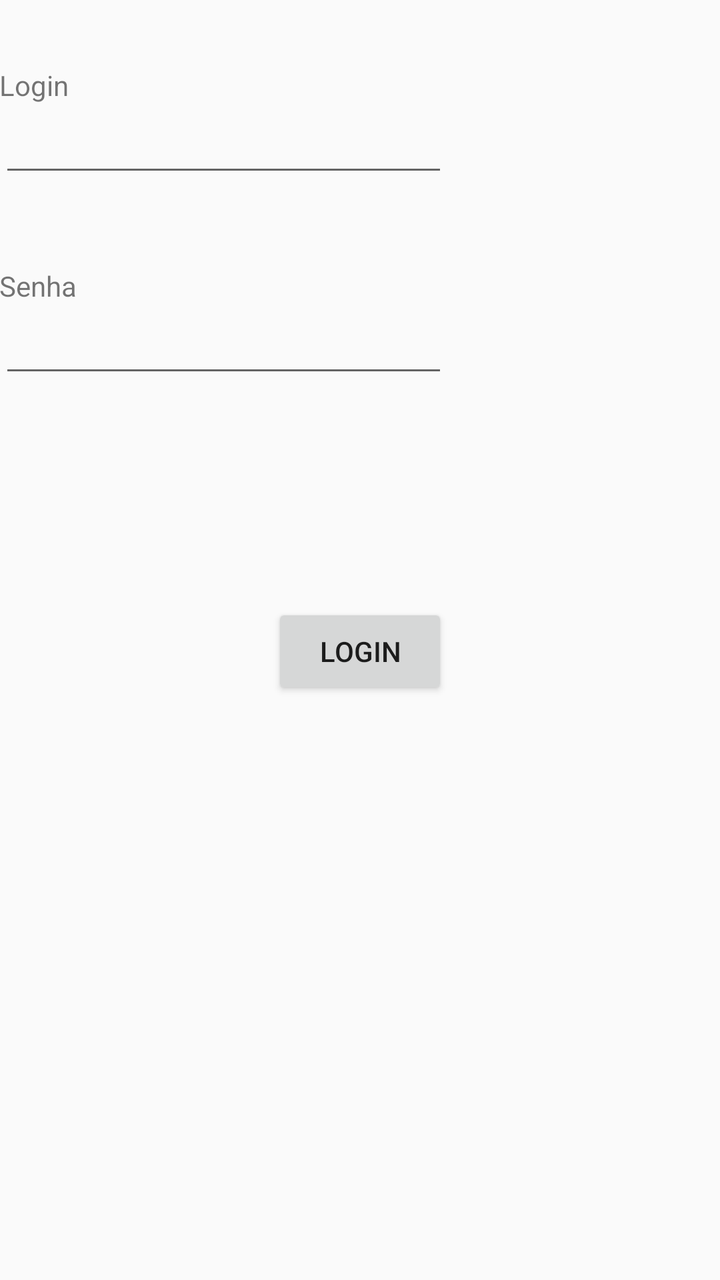
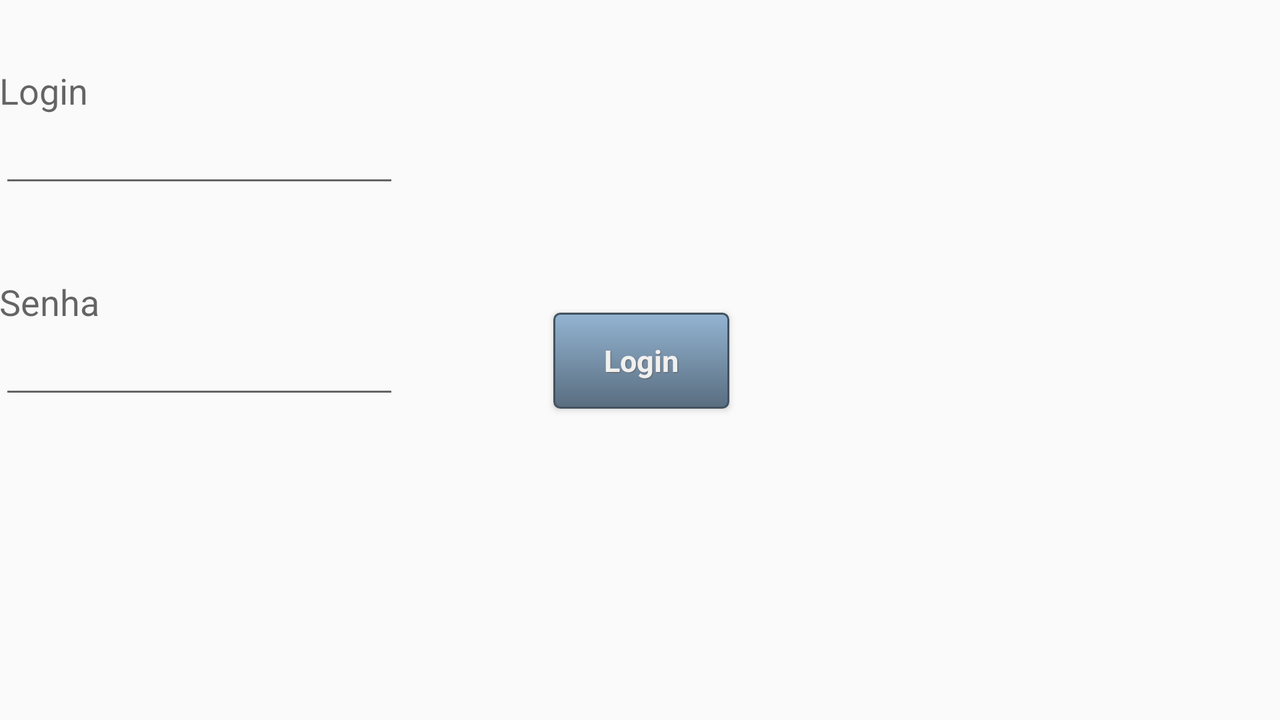

Compare how this app lays out the same screen by default and in its alternative resource folder. The renders come first, then the two layout files and the values they reference.
<!-- AndroidManifest.xml: application theme AppTheme -->
<!-- res/layout/activity_login.xml -->
<RelativeLayout xmlns:android="http://schemas.android.com/apk/res/android"
    xmlns:tools="http://schemas.android.com/tools" android:layout_width="match_parent"
    android:layout_height="match_parent" android:paddingLeft="@dimen/activity_horizontal_margin"
    android:paddingRight="@dimen/activity_horizontal_margin"
    android:paddingTop="@dimen/activity_vertical_margin"
    android:paddingBottom="@dimen/activity_vertical_margin" tools:context=".LoginActivity">


    <TextView
        android:layout_width="wrap_content"
        android:layout_height="wrap_content"
        android:text="Login"
        android:id="@+id/labelLogin"
        android:layout_alignParentTop="true"
        android:layout_alignParentLeft="true"
        android:layout_alignParentStart="true"
        android:layout_marginTop="33dp" />

    <EditText
        android:id="@+id/inputLogin"
        android:layout_width="wrap_content"
        android:layout_height="wrap_content"
        android:inputType="text"
        android:layout_below="@+id/labelLogin"
        android:layout_alignParentLeft="true"
        android:layout_alignParentStart="true"
        android:layout_alignRight="@+id/buttonLogin"
        android:layout_alignEnd="@+id/buttonLogin"
    />

    <TextView
        android:layout_width="wrap_content"
        android:layout_height="wrap_content"
        android:text="Senha"
        android:id="@+id/labelSenha"
        android:layout_below="@+id/inputLogin"
        android:layout_alignParentLeft="true"
        android:layout_alignParentStart="true"
        android:layout_marginTop="40dp" />

    <EditText android:id="@+id/inputSenha"
       android:layout_width="wrap_content"
       android:layout_height="wrap_content"
       android:inputType="textPassword"
       android:layout_below="@+id/labelSenha"
       android:layout_alignParentLeft="true"
       android:layout_alignParentStart="true"
       android:layout_alignRight="@+id/buttonLogin"
       android:layout_alignEnd="@+id/buttonLogin" />

    <Button android:id="@+id/buttonLogin"
        android:layout_height="wrap_content"
        android:layout_width="wrap_content"
        android:text="Login"
        android:layout_below="@+id/inputSenha"
        android:layout_centerHorizontal="true"
        android:layout_marginTop="108dp" />

</RelativeLayout>
<!-- resources referenced by this layout -->
<resources>
  <style name="AppTheme" parent="Theme.AppCompat.Light.DarkActionBar">
  
  
      </style>
</resources>
<!-- res/layout-land/activity_login.xml (the repository's variant of the layout above) -->
<!-- drawn on the phone turned sideways -->
<RelativeLayout xmlns:android="http://schemas.android.com/apk/res/android"
    xmlns:tools="http://schemas.android.com/tools" android:layout_width="match_parent"
    android:layout_height="match_parent" android:paddingLeft="@dimen/activity_horizontal_margin"
    android:paddingRight="@dimen/activity_horizontal_margin"
    android:paddingTop="@dimen/activity_vertical_margin"
    android:paddingBottom="@dimen/activity_vertical_margin" tools:context=".LoginActivity">


    <TextView
        android:layout_width="wrap_content"
        android:layout_height="wrap_content"
        android:textAppearance="?android:attr/textAppearanceMedium"
        android:text="Login"
        android:id="@+id/labelLogin"
        android:layout_alignParentTop="true"
        android:layout_alignParentLeft="true"
        android:layout_alignParentStart="true"
        android:layout_marginTop="33dp" />

    <EditText
        android:id="@+id/inputLogin"
        android:layout_width="wrap_content"
        android:layout_height="wrap_content"
        android:textAppearance="?android:attr/textAppearanceMedium"
        android:inputType="text"
        android:layout_below="@+id/labelLogin"
        android:layout_alignParentLeft="true"
        android:layout_alignParentStart="true"
        android:layout_alignRight="@+id/inputSenha"
        android:layout_alignEnd="@+id/inputSenha" />

    <TextView
        android:layout_width="wrap_content"
        android:layout_height="wrap_content"
        android:text="Senha"
        android:id="@+id/labelSenha"
        android:textAppearance="?android:attr/textAppearanceMedium"
        android:layout_below="@+id/inputLogin"
        android:layout_alignParentLeft="true"
        android:layout_alignParentStart="true"
        android:layout_marginTop="40dp" />

    <EditText android:id="@+id/inputSenha"
       android:layout_width="200dp"
       android:layout_height="wrap_content"
       android:inputType="textPassword"
       android:layout_below="@+id/labelSenha"
       android:layout_alignParentLeft="true"
       android:layout_alignParentStart="false"
        android:layout_alignParentRight="false"
        android:layout_alignParentEnd="false" />

    <Button android:id="@+id/buttonLogin"
        style="@style/btnNetfitness"
        android:layout_height="wrap_content"
        android:layout_width="wrap_content"
        android:textAppearance="?android:attr/textAppearanceMedium"
        android:text="Login"
        android:layout_marginLeft="77dp"
        android:layout_marginStart="77dp"
        android:layout_alignBottom="@+id/inputSenha"
        android:layout_toRightOf="@+id/inputSenha"
        android:layout_toEndOf="@+id/inputSenha" />

</RelativeLayout>
<!-- resources referenced by the variant -->
<!-- as the phone turned sideways resolves them -->
<resources>
  <style name="btnNetfitness" parent="@android:style/Widget.Button">
          <item name="android:textSize">15sp</item>
          <item name="android:textStyle">bold</item>
          <item name="android:textColor">#fff0f0f0</item>
          <item name="android:gravity">center</item>
          <item name="android:shadowColor">#ff5e5e5e</item>
          <item name="android:shadowDx">1</item>
          <item name="android:shadowDy">1</item>
          <item name="android:shadowRadius">0.6</item>
          <item name="android:background">@drawable/btn_netfitness</item>
          <item name="android:padding">10dip</item>
      </style>
  <style name="AppTheme" parent="Theme.AppCompat.Light.DarkActionBar">
  
  
      </style>
  <!-- drawable btn_netfitness (drawable) -->
  <?xml version="1.0" encoding="utf-8"?>
  <selector xmlns:android="http://schemas.android.com/apk/res/android">
      <item android:state_pressed="true" >
          <shape android:shape="rectangle"  >
              <corners android:radius="3dip" />
              <stroke android:width="1dip" android:color="#435260" />
              <gradient  android:angle="-90"  android:startColor="#596d7f" android:endColor="#93b4d2"  />
          </shape>
      </item>
      <item android:state_focused="true">
          <shape android:shape="rectangle"  >
              <corners android:radius="3dip" />
              <stroke android:width="1dip" android:color="#36797f" />
              <solid  android:color="#308d9e"/>
          </shape>
      </item>
      <item >
          <shape android:shape="rectangle"  >
              <corners android:radius="3dip" />
              <stroke android:width="1dip" android:color="#435260" />
              <gradient  android:angle="-90"  android:startColor="#93b4d2" android:endColor="#596d7f" />
          </shape>
      </item>
  </selector>
</resources>
